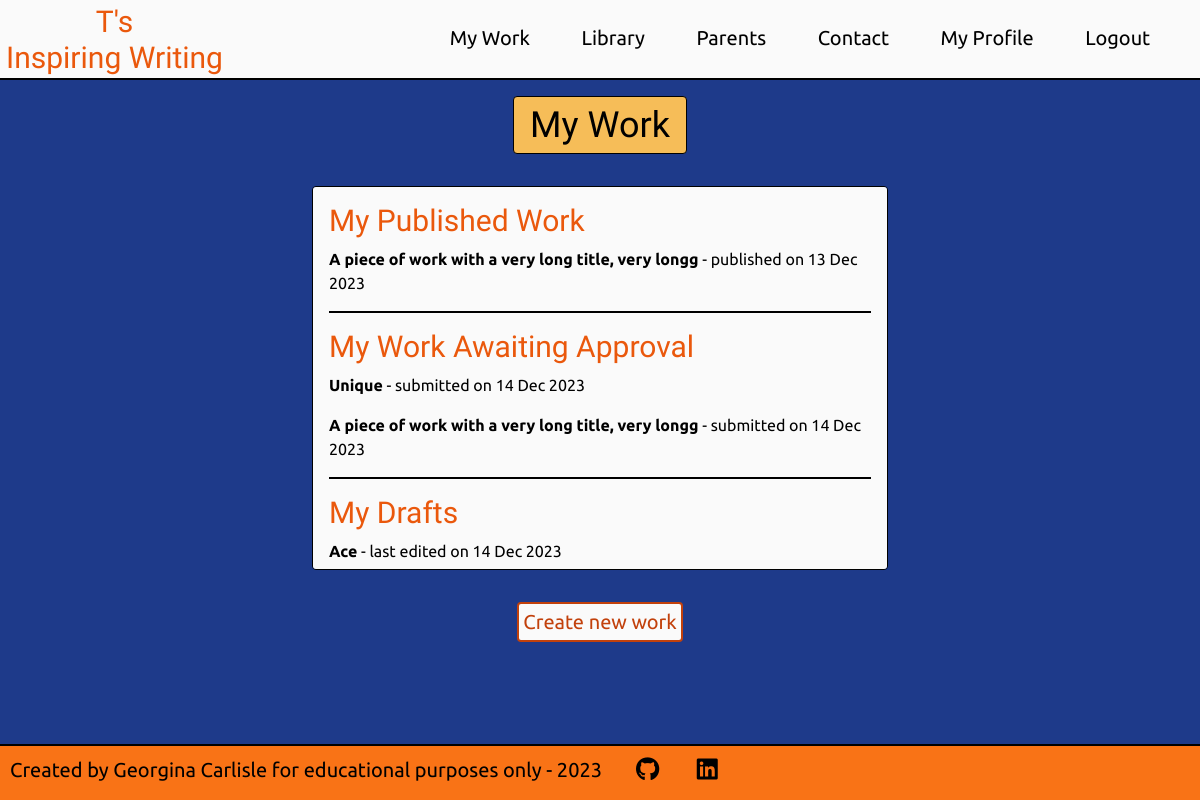
The page /writing/my_work/3 (signed in) on the database its author committed.
### users/models.py (models this page shows, shortened)
class User(AbstractBaseUser, PermissionsMixin):
    __name__ = 'CustomUser'
    validUsername = RegexValidator(
        r'^[a-zA-Z ]+$', 'Only letters and spaces are allowed in your Pen name')
    validFirstName = RegexValidator(
        r'^[a-zA-Z ]+$',
        'Only letters and spaces are allowed in your First name')
    validSecondName = RegexValidator(
        r'^[a-zA-Z ]+$',
        'Only letters and spaces are allowed in your Second name')
    username = models.CharField(
        max_length=20, unique=True, validators=[validUsername])
    age = models.IntegerField(
        validators=[MinValueValidator(8), MaxValueValidator(12),],)
    first_name = models.CharField(max_length=12, validators=[validFirstName])
    last_name = models.CharField(max_length=20, validators=[validSecondName])
    email = models.EmailField(max_length=320)
    consent = models.BooleanField(default=False)
    join_date = models.DateTimeField(default=timezone.now)
    is_staff = models.BooleanField(default=False)
    is_admin = models.BooleanField(default=False)
    is_active = models.BooleanField(default=True)
    is_superuser = models.BooleanField(default=False)
    objects = CustomAccountManager()
    USERNAME_FIELD = 'username'
    REQUIRED_FIELDS = ['email', 'first_name', 'last_name']

### writing/models.py (models this page shows, shortened)
class Writing(models.Model):
    title = models.CharField(max_length=50, unique=True)
    slug = models.SlugField(max_length=100, unique=True)
    author = models.ForeignKey(User, on_delete=models.CASCADE, related_name="writing")
    body = models.TextField()
    updated_on = models.DateTimeField(auto_now=True)
    pending_approval = models.BooleanField(default=False)
    date_submitted = models.DateTimeField(null=True, blank=True)
    approved = models.BooleanField(default=False)
    date_approved = models.DateTimeField(null=True, blank=True)
    failed_approval = models.BooleanField(default=False)
    date_failed = models.DateTimeField(null=True, blank=True)
    reason_failed = models.TextField(null=True, blank=True)
    featured = models.BooleanField(default=False)
    class Meta:
        ordering = ['-date_approved']

### writing/views.py (the view)
# urls.py: path('my_work/<int:user_id>', views.my_writing_view, name='my_work'),
@login_required
def my_writing_view(request, user_id):
    if request.user.id != user_id:
        messages.error(request, 'You have been returned to your account home page, \
                       as you were trying to access a page you are not authorised to view.')
        return redirect('account_home')
    context = {}
    user = User.objects.get(id=user_id)
    work = user.writing.all()
    published_work = work.filter(approved = True).order_by('-date_approved')
    awaiting_approval = work.filter(pending_approval = True).order_by('-date_submitted')
    failed_approval = work.filter(failed_approval = True).order_by('-date_failed')
    draft = work.filter(approved = False, pending_approval = False).order_by('-updated_on')
    context['published_work'] = published_work
    context['awaiting_approval'] = awaiting_approval
    context['failed_approval'] = failed_approval
    context['drafts'] = draft
    return render(request, 'my_work.html', context)

### writing/templates/my_work.html (shortened to what this page needs)
{% extends 'base.html' %}
{% load static %}
{% block content %}
<div class="bg-blue-900 h-full pb-4 pt-16 lg:pt-20">
    {% include 'my_work_title.html' %}
    <div class="flex justify-center mt-4">
        <div class="border border-black rounded bg-zinc-50 p-4 relative w-11/12 sm:max-w-xl h-96 overflow-auto">
            <div class="mb-4 border-b-2 border-black">
                <h2 class="text-2xl lg:text-3xl mb-2 font-title text-orange-600">
                    My Published Work
                </h2>
                {% if published_work %}
                {% for work in published_work %}
                <p class="mb-4">
                    <a href="{% url 'view' work.id %}"
                    title="View writing"
                    class="font-bold hover:text-xl">
                    {{ work.title }}</a>
                    <span>- published on {{ work.date_approved|date:"d M Y" }}</span>
                </p>
                {% endfor %}
                {% else %}
                <p class="mb-2">You have no published work</p>
                {% endif %}
            </div>
            <div class="mb-4 border-b-2 border-black">
                <h2 class="text-2xl lg:text-3xl mb-2 font-title text-orange-600">
                    My Work Awaiting Approval
                </h2>
                {% if awaiting_approval %}
                {% for work in awaiting_approval %}
                <p class="mb-4">
                    <a href="{% url 'view' work.id %}"
                    title="View writing"
                    class="font-bold hover:text-xl">
                    {{ work.title }}</a>
                    <span>- submitted on {{ work.date_submitted|date:"d M Y" }}</span>
                </p>
                {% endfor %}
                {% else %}
                <p>You have no work awaiting approval</p>
                {% endif %}
            </div>
            <div>
                <h2 class="text-2xl lg:text-3xl mb-2 font-title text-orange-600">
                    My Drafts
                </h2>
                {% if drafts %}
                {% for work in drafts %}
                <p class="mb-4">
                    <a href="{% url 'edit' work.id %}"
                    title="View and edit writing"
                    class="font-bold hover:text-xl">
                    {{ work.title }}</a>
                    <span>- last edited on {{ work.updated_on|date:"d M Y" }}</span>
                </p>
                {% endfor %}
                {% else %}
                <p class="mb-2">You have no drafts</p>
                {% endif %}
            </div>
        </div>
    </div>
    <div class="flex justify-center mt-2">
        <a class="p-1 mt-6 rounded border-orange-700 border-2 border-solid bg-zinc-50 hover:bg-orange-700 text-orange-700 hover:text-white text-lg md:text-xl hover:cursor-pointer w-fit"
            href="{% url 'create' %}">
            Create new work
        </a>
    </div>
</div>
{% endblock%}

### templates/account_header.html (shortened to what this page needs)
{% load static %}
<header>
  <div
    class="fixed top-0 z-10 grid grid-cols-4 md:grid-cols-6 xl:grid-cols-6 h-16 lg:h-20 w-full border-b-2 border-black bg-zinc-50"
  >
    <div class="flex justify-start col-span-3 sm:col-span-2">
      <div class="p-1.5 lg:py-1">
        <a
          class="inline-block text-center w-full font-title text-2xl lg:text-3xl leading-none text-orange-600 hover:text-black hover:cursor-pointer"
          href="{% url 'account_home' %}"
          aria-label="return to the home page"
        >
          {% if user.username %}
          <p>{{ user.username }}'s</p>
          <p>Inspiring Writing</p>
          {% endif %}
        </a>
      </div>
    </div>
    <nav class="col-span-1 md:col-span-4 p-5 lg:p-6 font-body">
      <ul class="hidden md:flex flex-row justify-around lg:text-xl">
        <li class="hover:font-bold hover:cursor-pointer">
          <a href="{% url 'my_work' user.id %}">My Work</a>
        </li>
        <li class="hover:font-bold hover:cursor-pointer">
          <a>Library</a>
        </li>
        <li class="hover:font-bold hover:cursor-pointer">
          <a>Parents</a>
        </li>
        <li class="hover:font-bold hover:cursor-pointer">
          <a>Contact</a>
        </li>
        <li class="hover:font-bold hover:cursor-pointer">
          <a>My Profile</a>
        </li>
        <li class="hover:font-bold hover:cursor-pointer">
          <a href="{% url 'logout' %}">Logout</a>
        </li>
      </ul>
    </nav>
  </div>
</header>

### rows shown on the page
User: username "T"
Writing: title "A piece of work with a very long title, very longg", date_approved "13 Dec 2023", date_submitted "14 Dec 2023"
Writing: title "Unique", date_submitted "14 Dec 2023"
Writing: title "Ace", updated_on "14 Dec 2023"
